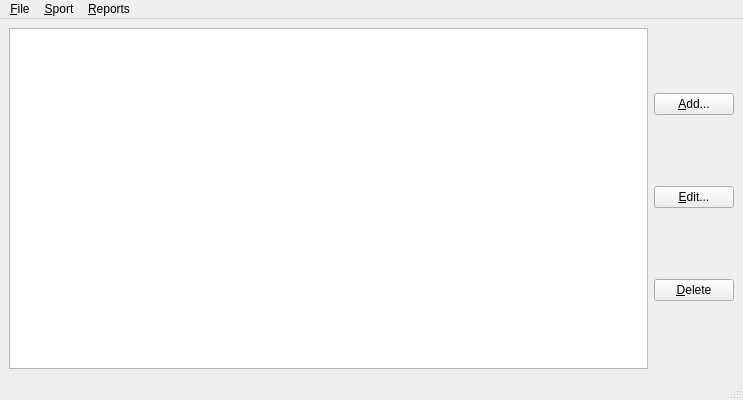
<?xml version="1.0" encoding="UTF-8"?>
<ui version="4.0">
 <class>Ironman</class>
 <widget class="QMainWindow" name="Ironman">
  <property name="geometry">
   <rect>
    <x>0</x>
    <y>0</y>
    <width>743</width>
    <height>400</height>
   </rect>
  </property>
  <property name="windowTitle">
   <string>Ironman Logs</string>
  </property>
  <widget class="QWidget" name="centralwidget">
   <layout class="QVBoxLayout" name="verticalLayout_2">
    <item>
     <layout class="QHBoxLayout" name="horizontalLayout">
      <item>
       <widget class="QTableView" name="tableView">
        <property name="selectionMode">
         <enum>QAbstractItemView::SingleSelection</enum>
        </property>
        <property name="selectionBehavior">
         <enum>QAbstractItemView::SelectRows</enum>
        </property>
        <property name="sortingEnabled">
         <bool>true</bool>
        </property>
        <attribute name="horizontalHeaderCascadingSectionResizes">
         <bool>true</bool>
        </attribute>
        <attribute name="horizontalHeaderStretchLastSection">
         <bool>true</bool>
        </attribute>
       </widget>
      </item>
      <item>
       <layout class="QVBoxLayout" name="verticalLayout">
        <item>
         <widget class="QPushButton" name="addButton">
          <property name="text">
           <string>&amp;Add...</string>
          </property>
         </widget>
        </item>
        <item>
         <widget class="QPushButton" name="editButton">
          <property name="text">
           <string>&amp;Edit...</string>
          </property>
         </widget>
        </item>
        <item>
         <widget class="QPushButton" name="deleteButton">
          <property name="text">
           <string>&amp;Delete</string>
          </property>
         </widget>
        </item>
       </layout>
      </item>
     </layout>
    </item>
   </layout>
  </widget>
  <widget class="QMenuBar" name="menubar">
   <property name="geometry">
    <rect>
     <x>0</x>
     <y>0</y>
     <width>743</width>
     <height>27</height>
    </rect>
   </property>
   <widget class="QMenu" name="menu_File">
    <property name="title">
     <string>&amp;File</string>
    </property>
    <addaction name="action_Quit"/>
   </widget>
   <widget class="QMenu" name="menu_Sport">
    <property name="title">
     <string>&amp;Sport</string>
    </property>
    <addaction name="action_Bike"/>
    <addaction name="action_run"/>
    <addaction name="action_Swim"/>
   </widget>
   <widget class="QMenu" name="menu_Reports">
    <property name="title">
     <string>&amp;Reports</string>
    </property>
    <addaction name="action_Summary"/>
   </widget>
   <addaction name="menu_File"/>
   <addaction name="menu_Sport"/>
   <addaction name="menu_Reports"/>
  </widget>
  <widget class="QStatusBar" name="statusbar"/>
  <action name="action_Quit">
   <property name="text">
    <string>&amp;Quit</string>
   </property>
  </action>
  <action name="action_Bike">
   <property name="text">
    <string>&amp;Bike</string>
   </property>
  </action>
  <action name="action_run">
   <property name="text">
    <string>&amp;Run</string>
   </property>
  </action>
  <action name="action_Swim">
   <property name="text">
    <string>&amp;Swim</string>
   </property>
  </action>
  <action name="action_Summary">
   <property name="text">
    <string>&amp;Summary</string>
   </property>
  </action>
 </widget>
 <resources/>
 <connections>
  <connection>
   <sender>action_Quit</sender>
   <signal>triggered()</signal>
   <receiver>Ironman</receiver>
   <slot>close()</slot>
   <hints>
    <hint type="sourcelabel">
     <x>-1</x>
     <y>-1</y>
    </hint>
    <hint type="destinationlabel">
     <x>371</x>
     <y>199</y>
    </hint>
   </hints>
  </connection>
 </connections>
</ui>
